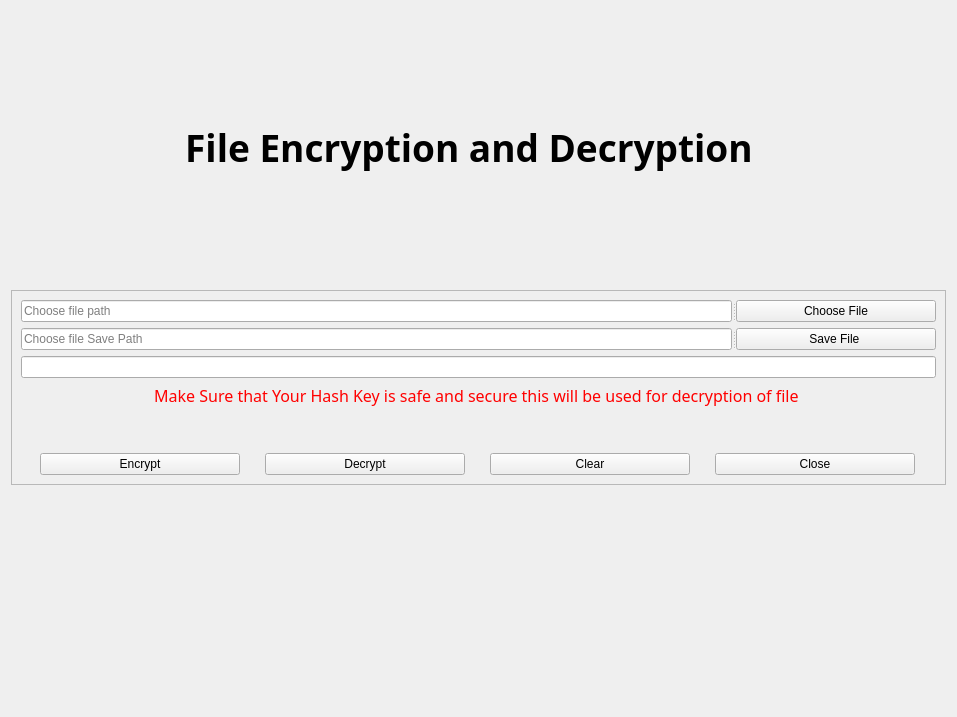
<?xml version="1.0" encoding="UTF-8"?>
<ui version="4.0">
 <class>Form</class>
 <widget class="QWidget" name="Form">
  <property name="geometry">
   <rect>
    <x>0</x>
    <y>0</y>
    <width>957</width>
    <height>717</height>
   </rect>
  </property>
  <property name="maximumSize">
   <size>
    <width>957</width>
    <height>717</height>
   </size>
  </property>
  <property name="windowTitle">
   <string>Form</string>
  </property>
  <layout class="QVBoxLayout" name="verticalLayout_2">
   <item>
    <spacer name="verticalSpacer_4">
     <property name="orientation">
      <enum>Qt::Vertical</enum>
     </property>
     <property name="sizeHint" stdset="0">
      <size>
       <width>20</width>
       <height>102</height>
      </size>
     </property>
    </spacer>
   </item>
   <item>
    <widget class="QLabel" name="HeaderLabel">
     <property name="font">
      <font>
       <family>Rockwell</family>
       <pointsize>28</pointsize>
       <bold>true</bold>
      </font>
     </property>
     <property name="text">
      <string>File Encryption and Decryption  </string>
     </property>
     <property name="alignment">
      <set>Qt::AlignCenter</set>
     </property>
    </widget>
   </item>
   <item>
    <spacer name="verticalSpacer">
     <property name="orientation">
      <enum>Qt::Vertical</enum>
     </property>
     <property name="sizeHint" stdset="0">
      <size>
       <width>20</width>
       <height>103</height>
      </size>
     </property>
    </spacer>
   </item>
   <item>
    <widget class="QFrame" name="frame">
     <property name="frameShape">
      <enum>QFrame::StyledPanel</enum>
     </property>
     <property name="frameShadow">
      <enum>QFrame::Raised</enum>
     </property>
     <layout class="QVBoxLayout" name="verticalLayout">
      <item>
       <widget class="QSplitter" name="splitter">
        <property name="orientation">
         <enum>Qt::Horizontal</enum>
        </property>
        <widget class="QLineEdit" name="FileSelect">
         <property name="minimumSize">
          <size>
           <width>30</width>
           <height>0</height>
          </size>
         </property>
         <property name="placeholderText">
          <string>Choose file path</string>
         </property>
        </widget>
        <widget class="QPushButton" name="BtnChooseFile">
         <property name="maximumSize">
          <size>
           <width>200</width>
           <height>16777215</height>
          </size>
         </property>
         <property name="text">
          <string>Choose File</string>
         </property>
        </widget>
       </widget>
      </item>
      <item>
       <widget class="QSplitter" name="splitter_2">
        <property name="orientation">
         <enum>Qt::Horizontal</enum>
        </property>
        <widget class="QLineEdit" name="FileSave">
         <property name="minimumSize">
          <size>
           <width>30</width>
           <height>0</height>
          </size>
         </property>
         <property name="placeholderText">
          <string>Choose file Save Path</string>
         </property>
        </widget>
        <widget class="QPushButton" name="BtnSaveFile">
         <property name="maximumSize">
          <size>
           <width>200</width>
           <height>16777215</height>
          </size>
         </property>
         <property name="text">
          <string>Save File </string>
         </property>
        </widget>
       </widget>
      </item>
      <item>
       <widget class="QLineEdit" name="HashKey">
        <property name="minimumSize">
         <size>
          <width>40</width>
          <height>0</height>
         </size>
        </property>
       </widget>
      </item>
      <item>
       <widget class="QLabel" name="label">
        <property name="font">
         <font>
          <family>Rockwell Condensed</family>
          <pointsize>12</pointsize>
         </font>
        </property>
        <property name="styleSheet">
         <string notr="true"/>
        </property>
        <property name="text">
         <string>&lt;html&gt;&lt;head/&gt;&lt;body&gt;&lt;p&gt;&lt;span style=&quot; color:#ff0000;&quot;&gt;Make Sure that Your Hash Key is safe and secure this will be used for decryption of file &lt;/span&gt;&lt;/p&gt;&lt;/body&gt;&lt;/html&gt;</string>
        </property>
        <property name="alignment">
         <set>Qt::AlignCenter</set>
        </property>
       </widget>
      </item>
      <item>
       <spacer name="verticalSpacer_5">
        <property name="orientation">
         <enum>Qt::Vertical</enum>
        </property>
        <property name="sizeHint" stdset="0">
         <size>
          <width>20</width>
          <height>40</height>
         </size>
        </property>
       </spacer>
      </item>
      <item>
       <layout class="QHBoxLayout" name="horizontalLayout">
        <item>
         <widget class="QPushButton" name="BtnEncrypt">
          <property name="maximumSize">
           <size>
            <width>200</width>
            <height>16777215</height>
           </size>
          </property>
          <property name="text">
           <string>Encrypt</string>
          </property>
         </widget>
        </item>
        <item>
         <widget class="QPushButton" name="BtnDecrypt">
          <property name="maximumSize">
           <size>
            <width>200</width>
            <height>16777215</height>
           </size>
          </property>
          <property name="text">
           <string>Decrypt</string>
          </property>
         </widget>
        </item>
        <item>
         <widget class="QPushButton" name="BtnClear">
          <property name="maximumSize">
           <size>
            <width>200</width>
            <height>16777215</height>
           </size>
          </property>
          <property name="text">
           <string>Clear</string>
          </property>
         </widget>
        </item>
        <item>
         <widget class="QPushButton" name="BtnMainMenu">
          <property name="maximumSize">
           <size>
            <width>200</width>
            <height>16777215</height>
           </size>
          </property>
          <property name="text">
           <string>Close</string>
          </property>
         </widget>
        </item>
       </layout>
      </item>
     </layout>
    </widget>
   </item>
   <item>
    <spacer name="verticalSpacer_2">
     <property name="minimumSize">
      <size>
       <width>40</width>
       <height>0</height>
      </size>
     </property>
     <property name="orientation">
      <enum>Qt::Vertical</enum>
     </property>
     <property name="sizeHint" stdset="0">
      <size>
       <width>37</width>
       <height>102</height>
      </size>
     </property>
    </spacer>
   </item>
   <item>
    <spacer name="verticalSpacer_3">
     <property name="orientation">
      <enum>Qt::Vertical</enum>
     </property>
     <property name="sizeHint" stdset="0">
      <size>
       <width>20</width>
       <height>102</height>
      </size>
     </property>
    </spacer>
   </item>
  </layout>
 </widget>
 <resources/>
 <connections/>
</ui>
